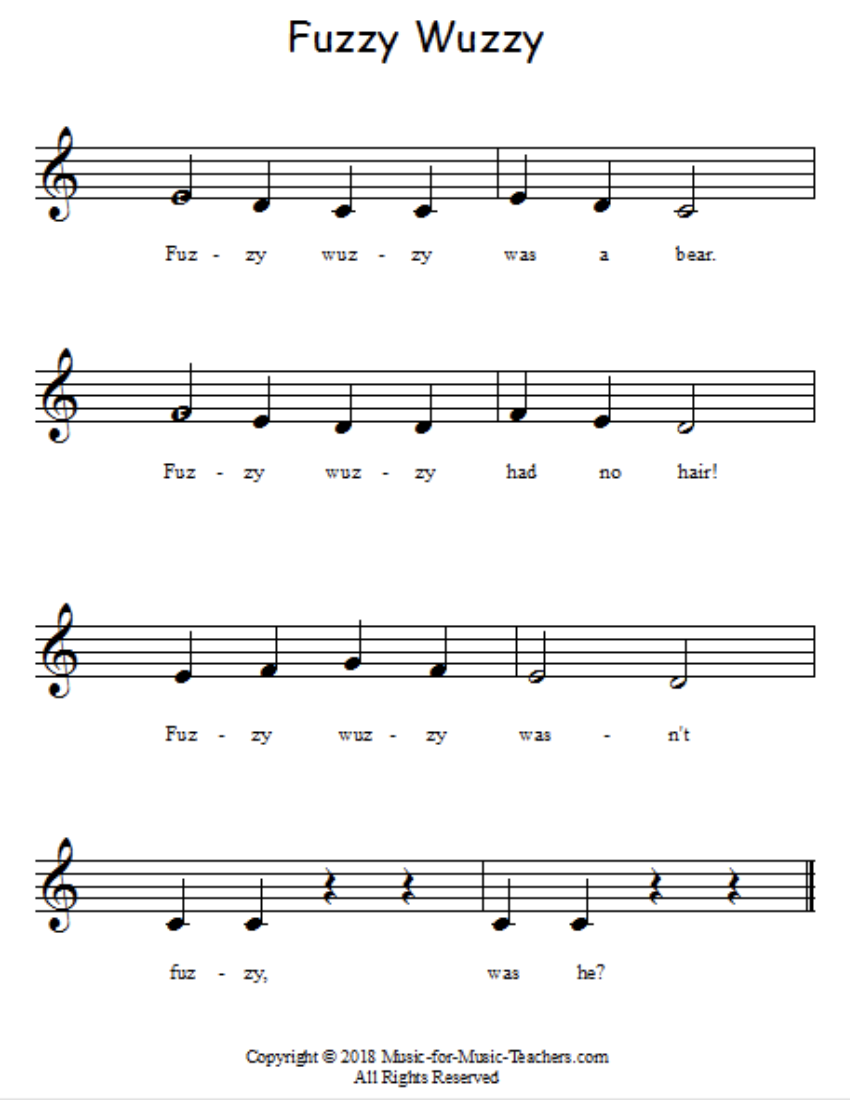
#> input picture midi_conversion/data/fuzzy-wuzzy.png, 850 x 1100 px
$ python main.py
#> lines starting #> are read from the running program, lines starting #| are printed output that depends on the picture
### midi_conversion/image_operations.py
import os
import cv2
import numpy as np
import argparse
from skimage import io, img_as_ubyte, img_as_float32, color, util
from scipy import misc
import matplotlib
matplotlib.use('macosx')
from matplotlib import pyplot as plt
import matplotlib.lines as lines

def visualize_staff_lines(im, staff_lines):
    for i in range(staff_lines.shape[0]):
        c = np.random.rand(3,) / 2 + .25
        for j in range(staff_lines.shape[1]):
            plt.axhline(y=staff_lines[i, j],color=c)

def visualize_notes(im, features, staffs, matched_staffs, pitches, staff_dist):
    for i in range(features.shape[0]):
        feature = features[i]
        x, y, length, type = feature
        highest_line = np.max(staffs[matched_staffs[i].astype(int)])
        staff_line = pitches[i]

        if type == b'note':
            plt.plot(x, highest_line - staff_line * staff_dist, color='green', marker='o', markersize=length * 10)
        elif type == b'rest':
            plt.plot(x, highest_line - staff_line * 5, color='blue', marker='s', markersize=length * 20)

def load_image(path, as_gray):
    if (as_gray):
        return img_as_float32(io.imread(path, as_gray=True))
    else:
        return img_as_float32(io.imread(path))

def save_image(path, im):
    return io.imsave(path, img_as_ubyte(im.copy()))

def visualize_image(im, as_gray):
    if (as_gray):
        plt.imshow(im, cmap='gray_r')
    else:
        plt.imshow(im)

def show_image():
    plt.show()

### midi_conversion/staff_detection.py
import warnings
warnings.filterwarnings("ignore", category=DeprecationWarning)
warnings.filterwarnings("ignore", category=FutureWarning)

import numpy as np
from skimage import color, util, filters, feature
from image_operations import \
    load_image, \
    save_image, \
    show_image, \
    visualize_image, \
    visualize_staff_lines, \
    visualize_notes
import matplotlib

im_size = (850, 1100)
threshold = im_size[0] * 0.5

def process_image(path):
    image = load_image(path, as_gray=True)
    image = util.invert(image)
    np.resize(image, im_size)
    return image

def detect_staff_lines(image):
    horiz_sum = np.sum(image, axis=1)
    horiz_sum[horiz_sum < threshold] = 0
    staff_lines = feature.peak_local_max(horiz_sum).flatten()
    staff_lines = np.reshape(staff_lines, (-1, 5))
    staff_lines = np.sort(staff_lines, axis=0)
    return staff_lines

def load_features(path):
    return np.genfromtxt(
        path,
        dtype="i8,i8,f8,S5",
        names=['x','y','length','type'],
        delimiter=',')

def find_feature_staffs(features, staffs):
    matched_staffs = np.zeros(features.shape[0])
    for f in range(features.shape[0]):
        _, y, _, _ = features[f]
        staff_dists = np.sum(np.absolute(staffs - y), axis=1)
        matched_staffs[f] = np.argmin(staff_dists)
    return matched_staffs

def find_staff_distance(staffs):
    avg_dist = 0
    for s in range(staffs.shape[0]):
        staff = staffs[s]
        dist = 0
        for l in range(staff.shape[0] - 1):
            dist += np.absolute(staff[l] - staff[l + 1])
        avg_dist += dist / staff.shape[0]
    avg_dist = (avg_dist / staffs.shape[0]) / 2
    return avg_dist

def find_pitches(features, staffs, matched_staffs):
    staff_dist = find_staff_distance(staffs)
    matched_pitches = np.zeros(features.shape[0])

    for f in range(features.shape[0]):
        staff = staffs[matched_staffs[f].astype(int)]
        highest_line = np.max(staff)
        _, y, _, _ = features[f]
        staff_line = -np.round((y - highest_line) / staff_dist)
        matched_pitches[f] = staff_line

    return matched_pitches

def construct_note(feature, pitch):
    _, _, length, type = feature
    return (type, length, pitch)

def construct_notes(features, staffs, matched_staffs, pitches):
    notes = []
    num_staffs = staffs.shape[0]

    num_notes = 0
    for i in range(num_staffs):
        notes_indices = np.where(matched_staffs == i)
        sorted_notes_indices = np.argsort(features[notes_indices])

        these_pitches = (pitches[notes_indices])[sorted_notes_indices]
        these_features = (features[notes_indices])[sorted_notes_indices]

        these_notes = [construct_note(these_features[i], these_pitches[i]) for i in range(len(these_pitches))]

        notes[num_notes:num_notes + sorted_notes_indices.shape[0]] = these_notes
        num_notes += sorted_notes_indices.shape[0]
    return notes

### midi_conversion/midi_conversion.py
import pretty_midi
import numpy as np

def create_midi(path, notes):
    song = pretty_midi.PrettyMIDI()

    piano_program = pretty_midi.instrument_name_to_program('Acoustic Grand Piano')
    piano = pretty_midi.Instrument(program=piano_program)

    current_time = 0
    for (type, length, pitch) in notes:
        note_number = pitch.astype(int)*2 + 64

        if (type == b'note'):
            note = pretty_midi.Note(velocity=100, pitch=note_number, start=current_time, end=current_time + length)
            piano.notes.append(note)

        current_time += length

    # Add the piano instrument to the PrettyMIDI object
    song.instruments.append(piano)
    song.write(path + '.mid')

### midi_conversion/main.py
import warnings
warnings.filterwarnings("ignore", category=DeprecationWarning)
warnings.filterwarnings("ignore", category=FutureWarning)

import sys
import argparse
from pathlib import Path

from image_operations import \
    load_image, \
    save_image, \
    show_image, \
    visualize_image, \
    visualize_staff_lines, \
    visualize_notes

from staff_detection import \
    process_image, \
    detect_staff_lines, \
    load_features, \
    find_feature_staffs, \
    find_pitches, \
    find_staff_distance, \
    construct_notes

from midi_conversion import create_midi

def command_line_args():
    parser = argparse.ArgumentParser(description='A program that creates a MIDI file from an image and extracted musical features!')

    parser.add_argument("--image-path",
        default='data/fuzzy-wuzzy.png',
        type=str,
        help="This is the path to your image!")
    parser.add_argument("--features-path",
        default='data/fuzzy_wuzzy_features.csv',
        type=str,
        help="This is the path to your image's features!")
    parser.add_argument("--no-vis",
        action="store_true",
        help="This is a variable representing whether to visualize results or not!")

    return parser.parse_args()

def main():
    args = command_line_args()

    # The current image to process
    I = process_image(args.image_path)
#> in process_image, `image = util.invert(image)`:
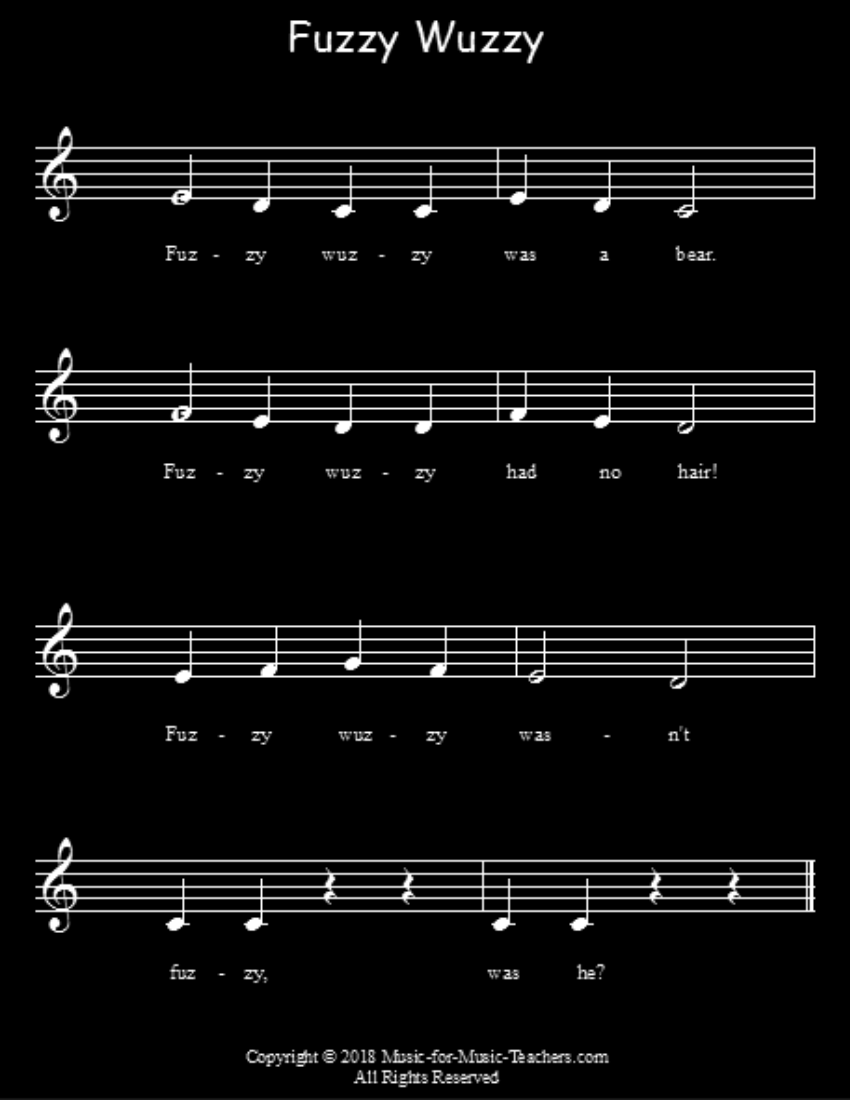
#> image: shape (1100, 850) float32; min 0, max 1, mean 0.0489

    staff_lines = detect_staff_lines(I)
#> in detect_staff_lines, `horiz_sum = np.sum(image, axis=1)`: horiz_sum = 1100 values, max 762.1 at index 395, min 0 at index 0, mean 41.52
#> in detect_staff_lines, `staff_lines = feature.peak_local_max(horiz_sum).flatten()`: staff_lines = 20 values, max 911 at index 11, min 147 at index 18, mean 526.5
#> in detect_staff_lines, `staff_lines = np.reshape(staff_lines, (-1, 5))`: staff_lines = [[395, 408, 652, 663, 421], [676, 639, 384, 626, 371], [198, 911, 898, 860, 873], [886, 187, 174, 147, 161]]
#> in detect_staff_lines, `staff_lines = np.sort(staff_lines, axis=0)`: staff_lines = [[198, 187, 174, 147, 161], [395, 408, 384, 626, 371], [676, 639, 652, 663, 421], [886, 911, 898, 860, 873]]
    print("Number of staffs: " + str(staff_lines.shape[0]))
#| Number of staffs: 4

    # A [# of features x 4] array holding all of the features for the image
    features = load_features(args.features_path)

    matched_staffs = find_feature_staffs(features, staff_lines)
#> the loop in find_feature_staffs, `for f in range(features.shape[0]):` made 28 passes
#> staff_dists on passes 1 to 12: [120, 1199, 2066, 3443], [158, 1159, 2026, 3403], [183, 1134, 2001, 3378], [183, 1134, 2001, 3378], [120, 1199, 2066, 3443], [158, 1159, 2026, 3403], [183, 1134, 2001, 3378], [1203, 310, 981, 2358], [1233, 328, 951, 2328], [1268, 349, 928, 2293], [1268, 349, 928, 2293], [1203, 310, 981, 2358]
#> after the loop in find_feature_staffs, `for f in range(features.shape[0]):`: matched_staffs = 28 values from 0 to 3
#> matched_staffs = 28 values from 0 to 3
    print("Matched features to staffs.")

    pitches = find_pitches(features, staff_lines, matched_staffs)
#> the loop in find_staff_distance, `for s in range(staffs.shape[0]):` made 4 passes
#> after the loop in find_staff_distance, `for s in range(staffs.shape[0]):`: avg_dist = 198.2
#> in find_staff_distance, `avg_dist = (avg_dist / staffs.shape[0]) / 2`: avg_dist = 24.78
#> the loop in find_pitches, `for f in range(features.shape[0]):` made 28 passes
#> (staff, highest_line, staff_line) on passes 1 to 12: ([198, 187, 174, 147, 161], 198, 0), ([198, 187, 174, 147, 161], 198, 0), ([198, 187, 174, 147, 161], 198, 0), ([198, 187, 174, 147, 161], 198, 0), ([198, 187, 174, 147, 161], 198, 0), ([198, 187, 174, 147, 161], 198, 0), ([198, 187, 174, 147, 161], 198, 0), ([395, 408, 384, 626, 371], 626, 9), ([395, 408, 384, 626, 371], 626, 8), ([395, 408, 384, 626, 371], 626, 8), ([395, 408, 384, 626, 371], 626, 8), ([395, 408, 384, 626, 371], 626, 9)
#> after the loop in find_pitches, `for f in range(features.shape[0]):`: matched_pitches = 28 values, max 9 at index 7, min 0 at index 0, mean 2.25
#> pitches has the same summary as matched_pitches in find_pitches
    print("Matched features to pitches.")

    staff_dist = find_staff_distance(staff_lines)
#> the loop in find_staff_distance (call 2), `for s in range(staffs.shape[0]):` made 4 passes
#> staff_dist = 24.78

    if (not(args.no_vis)):
        visualize_image(I, as_gray=True)
        visualize_staff_lines(I, staff_lines)
        visualize_notes(I, features, staff_lines, matched_staffs, pitches, staff_dist)
#> the loop in visualize_notes, `for i in range(features.shape[0]):` made 28 passes
#> (highest_line, staff_line) on passes 1 to 12: (198, 0), (198, 0), (198, 0), (198, 0), (198, 0), (198, 0), (198, 0), (626, 9), (626, 8), (626, 8), (626, 8), (626, 9)
        show_image()
#> in show_image, `plt.show()`:
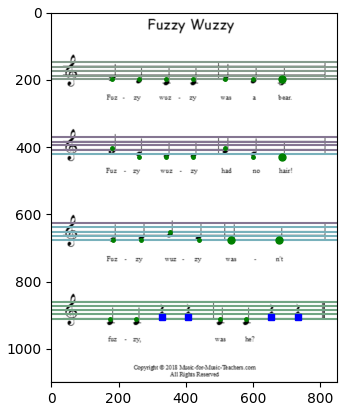
#> figure drawn by matplotlib, 1 panel

    notes = construct_notes(features, staff_lines, matched_staffs, pitches)
#> the loop in construct_notes, `for i in range(num_staffs):` made 4 passes
#> (notes_indices, sorted_notes_indices, these_pitches) on passes 2 to 4: (([7, 8, 9, 10, 11, 12, 13],), [0, 1, 2, 3, 4, 5, 6], [9, 8, 8, 8, 9, 8, 8]), (([14, 15, 16, 17, 18, 19],), [0, 1, 2, 3, 4, 5], [0, 0, 1, 0, 0, 0]), (([20, 21, 22, 23, 24, 25, 26, 27],), [0, 1, 2, 3, 4, 5, 6, 7], [0, 0, 1, 1, 0, 0, 1, 1])
#> (sorted_notes_indices, these_pitches) on pass 1: ([0, 1, 2, 3, 4, 5, 6], [0, 0, 0, 0, 0, 0, 0])
#> after the loop in construct_notes, `for i in range(num_staffs):`: notes = 28 items; num_notes = 28
#> notes = 28 items

    path = Path(args.image_path).stem
    create_midi(path, notes)
#> (the call stopped at in create_midi, `song = pretty_midi.PrettyMIDI()`: pretty_midi is not available in this run)

if __name__ == "__main__":
    main()
